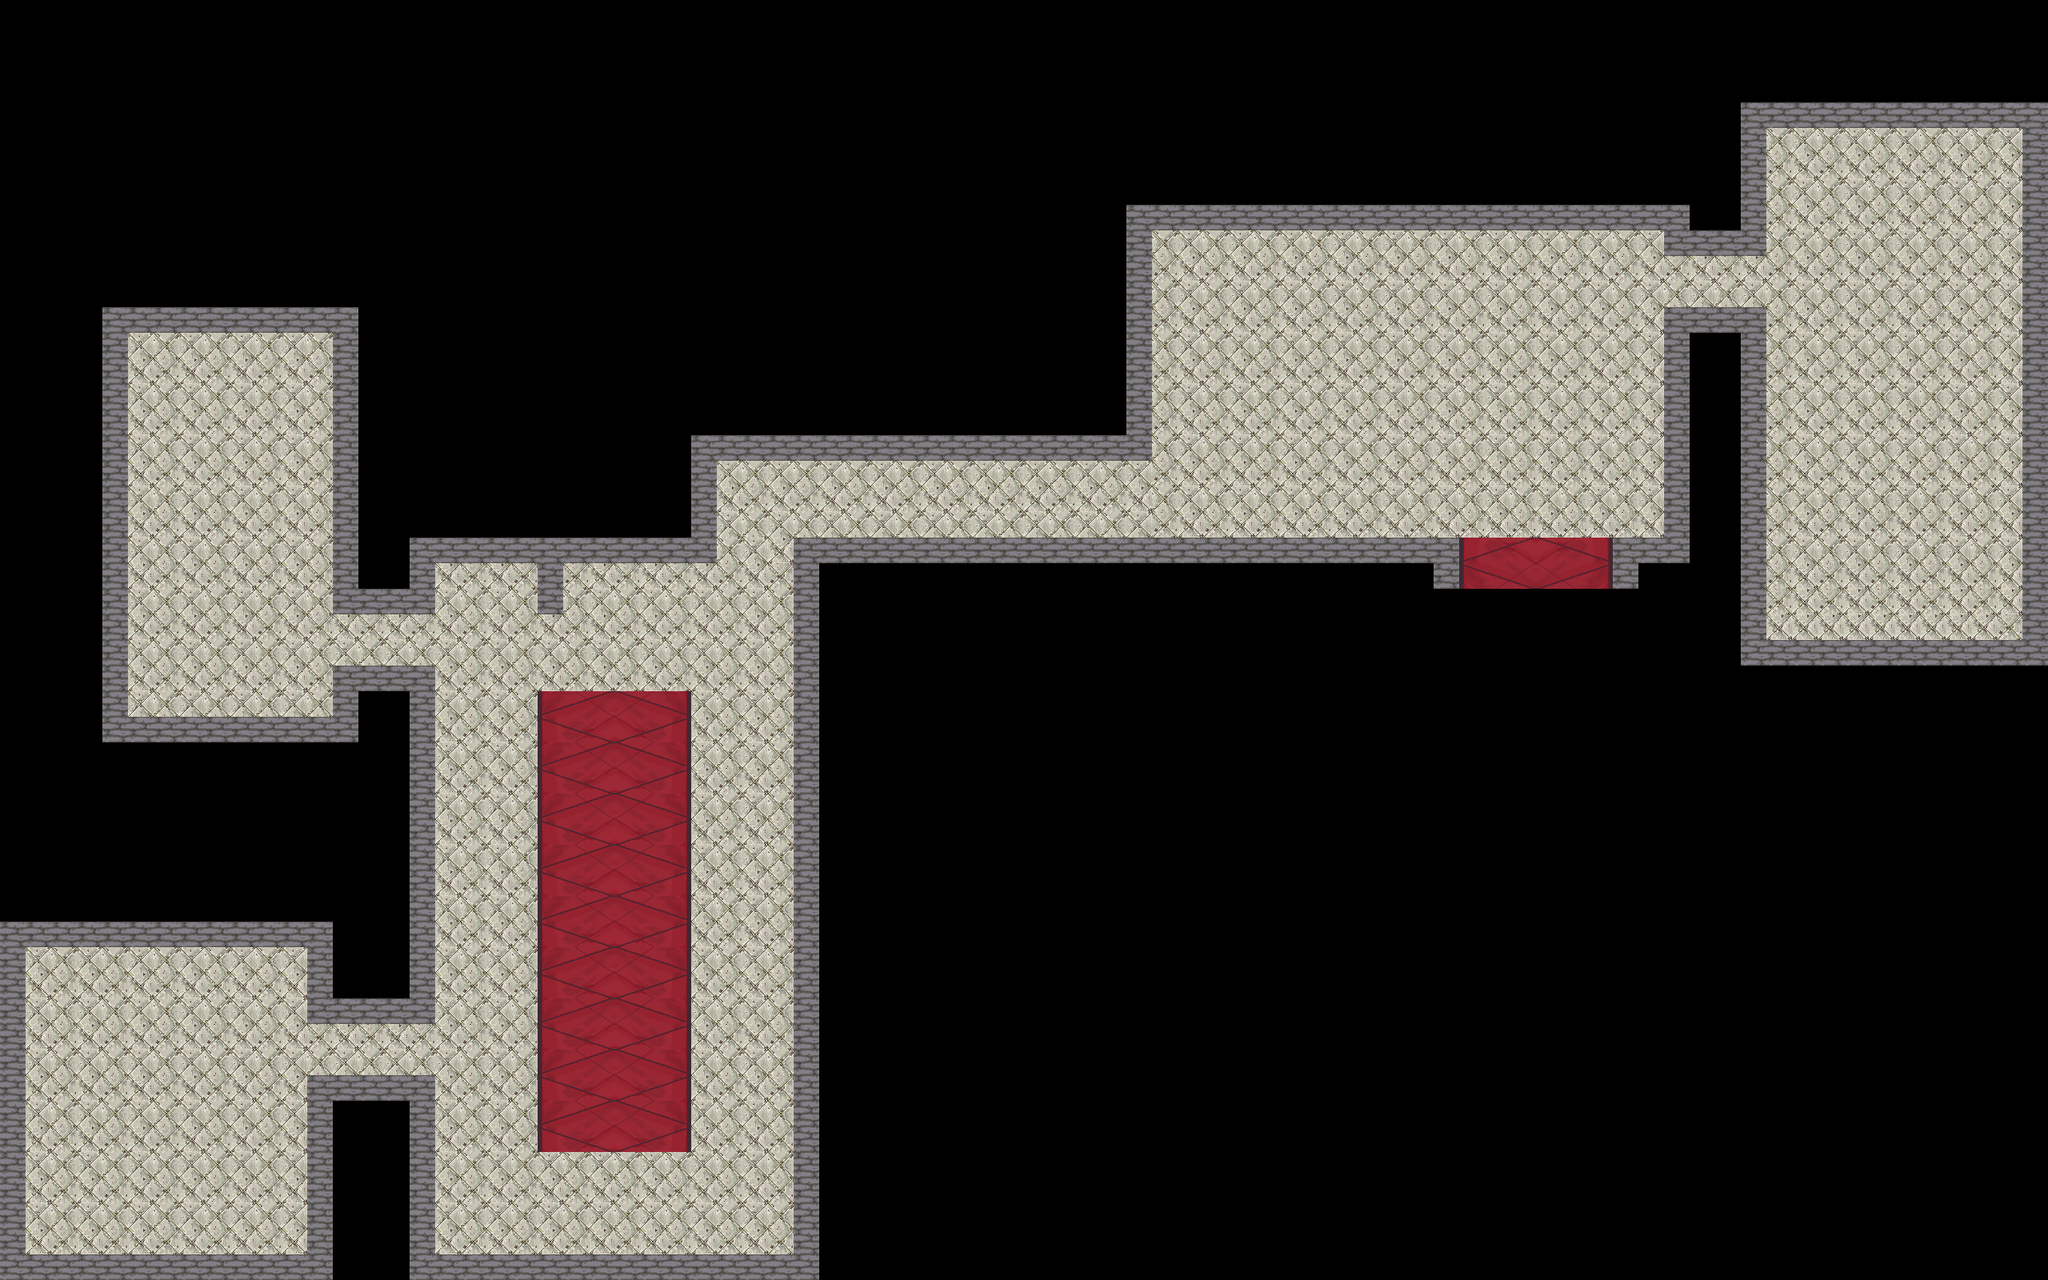

Tiled map render using the project's own tile images. Description and the map definition, with tile-layer contents summarised, below:
An orthogonal 80x50 tile map with 32x32 px tiles, 3 tile layers (background, murs, deco), 3 tilesets and 44 objects (39x collision, zonne de detection denigme, sortie  horloge, spawn, entrer manoir porte principale, ...).

<map version="1.8" tiledversion="1.8.0" orientation="orthogonal" renderorder="right-down" width="80" height="50" tilewidth="32" tileheight="32" infinite="0" nextlayerid="5" nextobjectid="70">
 <tileset firstgid="1" name="RPG Nature Tileset" tilewidth="32" tileheight="32" tilecount="180" columns="20">
  <image source="RPG Nature Tileset.png" trans="003039" width="641" height="288" />
 </tileset>
 <tileset firstgid="181" name="sol" tilewidth="32" tileheight="32" tilecount="4" columns="2">
  <image source="sol.jpg" trans="003039" width="64" height="64" />
 </tileset>
 <tileset firstgid="185" name="tapis" tilewidth="32" tileheight="32" tilecount="10" columns="5">
  <image source="tapis.jpg" trans="003039" width="190" height="64" />
 </tileset>
 <layer id="2" name="background" width="80" height="50">
  <data>[4000 cells, 1452 non-empty, 4 distinct tile ids]</data>
 </layer>
 <layer id="1" name="murs" width="80" height="50">
  <data>[4000 cells, 344 non-empty, 1 distinct tile ids]</data>
 </layer>
 <layer id="3" name="deco" width="80" height="50">
  <data>[4000 cells, 120 non-empty, 6 distinct tile ids]</data>
 </layer>
 <objectgroup id="4" name="colisions">
  <object id="1" name="murs" type="collision" x="0" y="1600" width="416" />
  <object id="2" name="murs" type="collision" x="0" y="1568" width="416" height="32" />
  <object id="4" name="murs" type="collision" x="416" y="1344" width="128" height="32" />
  <object id="6" name="murs" type="collision" x="512" y="1376" width="32" height="224" />
  <object id="7" name="murs" type="collision" x="544" y="1568" width="480" height="32" />
  <object id="8" name="murs" type="collision" x="992" y="672" width="32" height="896" />
  <object id="9" name="murs" type="collision" x="960" y="672" width="32" />
  <object id="19" name="murs" type="collision" x="2176" y="800" width="384" height="32" />
  <object id="27" name="murs" type="collision" x="512" y="672" width="384" height="32" />
  <object id="28" name="murs" type="collision" x="512" y="672" width="32" height="96" />
  <object id="29" name="murs" type="collision" x="416" y="736" width="128" height="32" />
  <object id="30" name="murs" type="collision" x="416" y="384" width="32" height="352" />
  <object id="31" name="murs" type="collision" x="128" y="384" width="320" height="32" />
  <object id="32" name="murs" type="collision" x="128" y="416" width="32" height="512" />
  <object id="33" name="murs" type="collision" x="160" y="896" width="288" height="32" />
  <object id="35" name="murs" type="collision" x="416" y="832" width="32" height="64" />
  <object id="36" name="murs" type="collision" x="416" y="832" width="128" height="32" />
  <object id="37" name="murs" type="collision" x="512" y="864" width="32" height="416" />
  <object id="38" name="murs" type="collision" x="384" y="1248" width="128" height="32" />
  <object id="39" name="murs" type="collision" x="384" y="1152" width="32" height="96" />
  <object id="40" name="murs" type="collision" x="0" y="1152" width="416" height="32" />
  <object id="41" name="murs" type="collision" x="0" y="1184" width="32" height="384" />
  <object id="42" name="zonne de detection horloge" type="zonne de detection denigme" x="640" y="704" width="96" height="128" />
  <object id="43" name="sortie  horloge" x="678.667" y="872">
   <point />
  </object>
  <object id="44" name="zonne de colision horloge" type="collision" x="672" y="704" width="32" height="64" />
  <object id="47" name="spawn" x="278" y="574">
   <point />
  </object>
  <object id="49" name="murs" type="collision" x="1409" y="672" width="415" height="32" />
  <object id="52" name="murs" type="collision" x="2016" y="672" width="96" height="32" />
  <object id="53" name="murs" type="collision" x="2080" y="384" width="32" height="320" />
  <object id="54" name="murs" type="collision" x="2080" y="384" width="128" height="32" />
  <object id="55" name="murs" type="collision" x="2176" y="416" width="32" height="418" />
  <object id="56" name="murs" type="collision" x="2528" y="128" width="32" height="706" />
  <object id="57" name="murs" type="collision" x="2176" y="128" width="352" height="32" />
  <object id="58" name="murs" type="collision" x="2176" y="160" width="32" height="160" />
  <object id="59" name="murs" type="collision" x="2080" y="288" width="128" height="32" />
  <object id="60" name="murs" type="collision" x="2080" y="256" width="32" height="32" />
  <object id="61" name="murs" type="collision" x="1408" y="256" width="704" height="32" />
  <object id="62" name="murs" type="collision" x="1408" y="288" width="32" height="287.667" />
  <object id="63" name="entrer manoir porte principale" x="1894" y="536">
   <point />
  </object>
  <object id="64" name="sortie porte principal manoir" x="1824" y="704" width="192" height="32" />
  <object id="65" name="murs" type="collision" x="864" y="544" width="544" height="32" />
  <object id="66" name="murs" type="collision" x="864" y="576" width="32" height="96" />
  <object id="67" name="murs" type="collision" x="1024" y="672" width="384" height="32" />
  <object id="69" name="murs" type="collision" x="384" y="1344" width="32" height="224" />
 </objectgroup>
</map>
